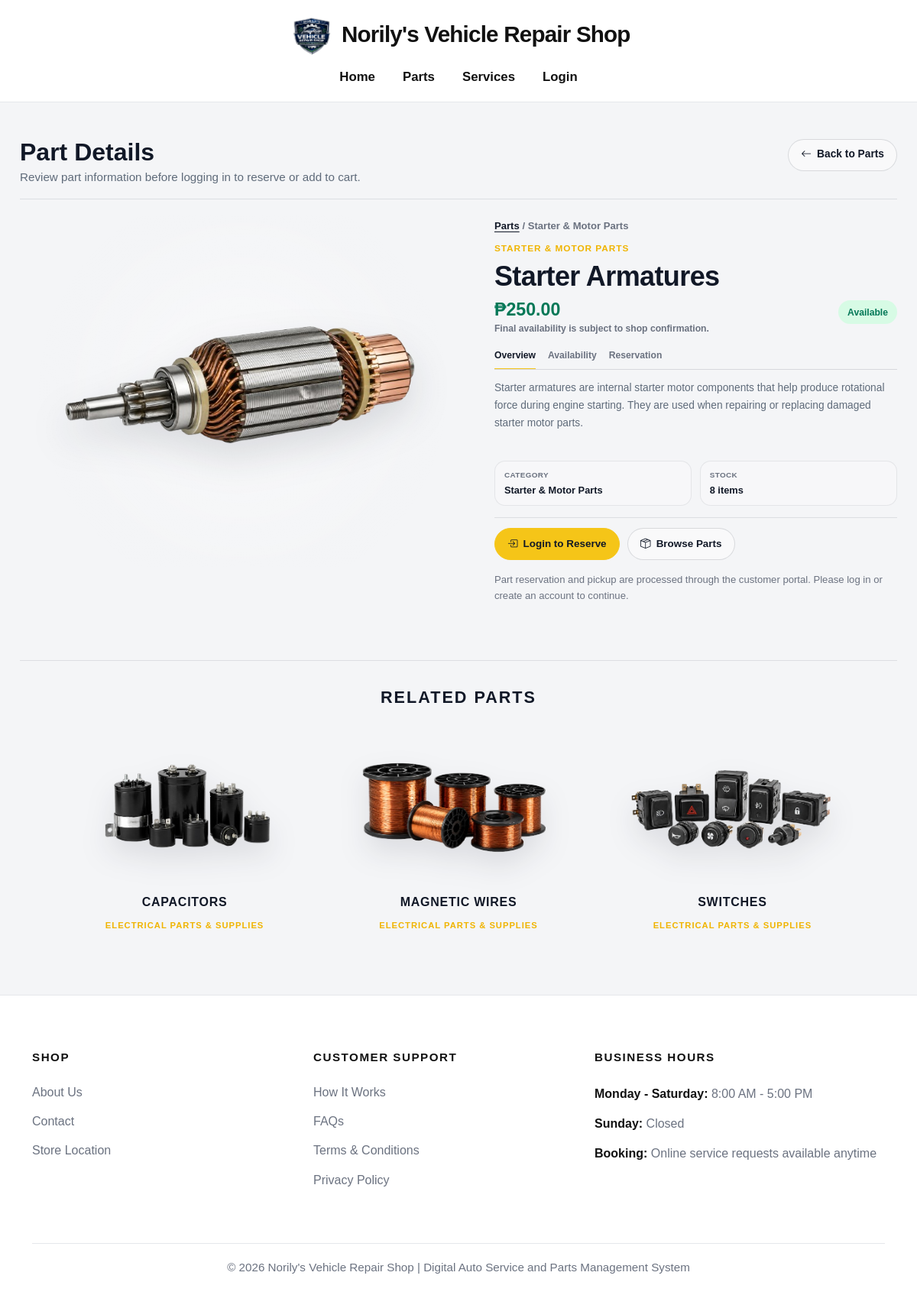
/public_pages/part-details.php?id=6, run on an earlier commit of the app's database.
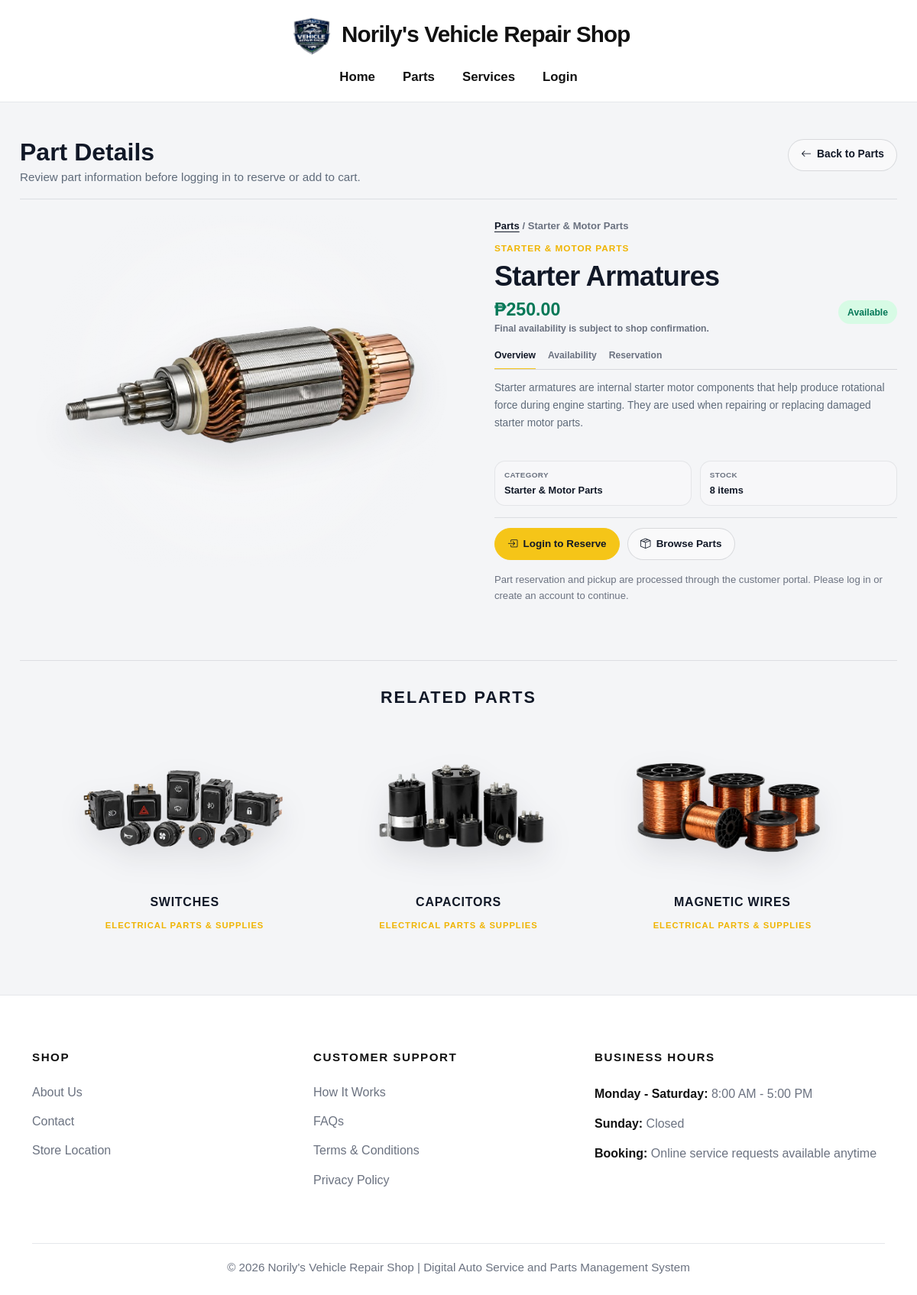
And on a later commit of the database.
### tables this page shows
CREATE TABLE `part` (
  `part_id` int(11) NOT NULL,
  `category` varchar(100) NOT NULL,
  `brand` varchar(100) DEFAULT NULL,
  `part_name` varchar(50) NOT NULL,
  `description` text DEFAULT NULL,
  `specification` text DEFAULT NULL,
  `compatibility` text DEFAULT NULL,
  `unit` varchar(50) DEFAULT 'piece',
  `unit_price` decimal(10,2) NOT NULL DEFAULT 0.00,
  `quantity_on_hand` smallint(6) NOT NULL DEFAULT 0,
  `low_stock_threshold` smallint(6) NOT NULL DEFAULT 3,
  `is_low_stock` tinyint(1) NOT NULL DEFAULT 0,
  `supplier_reference` varchar(50) DEFAULT NULL,
  `supplier_email` varchar(150) DEFAULT NULL,
  `is_active` tinyint(1) NOT NULL DEFAULT 1,
  `cost_price` decimal(10,2) DEFAULT NULL,
  `image` varchar(255) DEFAULT NULL,
  `full_description` text DEFAULT NULL
);

### public_pages/part-details.php (the view, shortened to what the changed rows need)
<?php
$database = new Database();
$db = $database->getConnection();
$selectedId = filter_input(INPUT_GET, 'id', FILTER_VALIDATE_INT);
$selectedPart = null;
$relatedParts = [];
$dbError = '';
function plainText($value, $fallback = '')
{
    $value = trim(html_entity_decode((string)($value ?? ''), ENT_QUOTES | ENT_HTML5, 'UTF-8'));
    return $value !== '' ? $value : $fallback;
}
function displayText($value, $fallback = 'N/A')
{
    $value = plainText($value, $fallback);
    return htmlspecialchars($value, ENT_QUOTES, 'UTF-8');
}
try {
    if ($selectedId) {
        $stmt = $db->prepare("
            SELECT
                part_id,
                category,
                part_name,
                description,
                full_description,
                unit_price,
                quantity_on_hand,
                image
            FROM part
            WHERE part_id = :part_id
              AND is_active = 1
            LIMIT 1
        ");
        $stmt->bindParam(':part_id', $selectedId, PDO::PARAM_INT);
        $stmt->execute();
        $selectedPart = $stmt->fetch(PDO::FETCH_ASSOC);
        if ($selectedPart) {
            $selectedCategoryPlain = plainText($selectedPart['category'] ?? '');
            $relatedStmt = $db->prepare("
                SELECT
                    part_id,
                    category,
                    part_name,
                    image
                FROM part
                WHERE is_active = 1
                  AND part_id != :part_id
                  AND REPLACE(category, '&amp;', '&') = :category
                ORDER BY part_name ASC
                LIMIT 3
            ");
            $relatedStmt->bindParam(':part_id', $selectedId, PDO::PARAM_INT);
            $relatedStmt->bindParam(':category', $selectedCategoryPlain);
            $relatedStmt->execute();
            $relatedParts = $relatedStmt->fetchAll(PDO::FETCH_ASSOC);
            if (count($relatedParts) === 0) {
                $fallbackStmt = $db->prepare("
                    SELECT
                        part_id,
                        category,
                        part_name,
                        image
                    FROM part
                    WHERE is_active = 1
                      AND part_id != :part_id
                    ORDER BY category ASC, part_name ASC
                    LIMIT 3
                ");
                $fallbackStmt->bindParam(':part_id', $selectedId, PDO::PARAM_INT);
                $fallbackStmt->execute();
                $relatedParts = $fallbackStmt->fetchAll(PDO::FETCH_ASSOC);
            }
        }
    }
} catch (Exception $e) {
    $dbError = 'Unable to load part details at the moment.';
}
function partImagePath($image)
{
    return '../assets/images/parts/' . htmlspecialchars($image, ENT_QUOTES, 'UTF-8');
}
?>
<!DOCTYPE html>
<html lang="en">
<head>
<link href="https://cdn.jsdelivr.net/npm/bootstrap@5.3.0/dist/css/bootstrap.min.css" rel="stylesheet">
<link rel="stylesheet" href="https://cdn.jsdelivr.net/npm/bootstrap-icons@1.11.1/font/bootstrap-icons.css">
<link rel="stylesheet" href="../assets/css/style.css">
</head>
<body>
<main class="part-detail-page">
    <section class="part-detail-wrapper">
        <div class="detail-topbar">
            <div>
                <h2>Part Details</h2>
            </div>
        </div>
        <?php if ($dbError): ?>
            <div class="not-found-box">
                <i class="bi bi-exclamation-circle"></i>
                <h1>Unable to Load Part</h1>
                <p><?= htmlspecialchars($dbError, ENT_QUOTES, 'UTF-8') ?></p>
                <a href="parts.php" class="detail-primary-btn">
                    Browse Parts
                </a>
            </div>
        <?php else: ?>
            <div class="part-detail-grid">
                <div class="part-info-panel">
                    <h1 class="part-detail-title">
                        <?= displayText($selectedPart['part_name']) ?>
                    </h1>
                </div>
            </div>
            <?php if (!empty($relatedParts)): ?>
                <section class="related-section">
                    <h2 class="related-title">Related Parts</h2>
                    <div class="related-grid">
                        <?php foreach ($relatedParts as $related): ?>
                            <article class="related-card">
                                <a href="part-details.php?id=<?= urlencode($related['part_id']) ?>">
                                    <div class="related-image">
                                        <img
                                            src="<?= partImagePath($related['image'] ?? '') ?>"
                                            alt="<?= displayText($related['part_name']) ?>"
                                        >
                                    </div>
                                    <h3><?= displayText($related['part_name']) ?></h3>
                                    <span><?= displayText($related['category']) ?></span>
                                </a>
                            </article>
                        <?php endforeach; ?>
                    </div>
                </section>
            <?php endif; ?>
        <?php endif; ?>
    </section>
</main>
</body>
</html>

What changed in the data, as far as the page shows it:
changed part "SWITCHES": moves up the list
